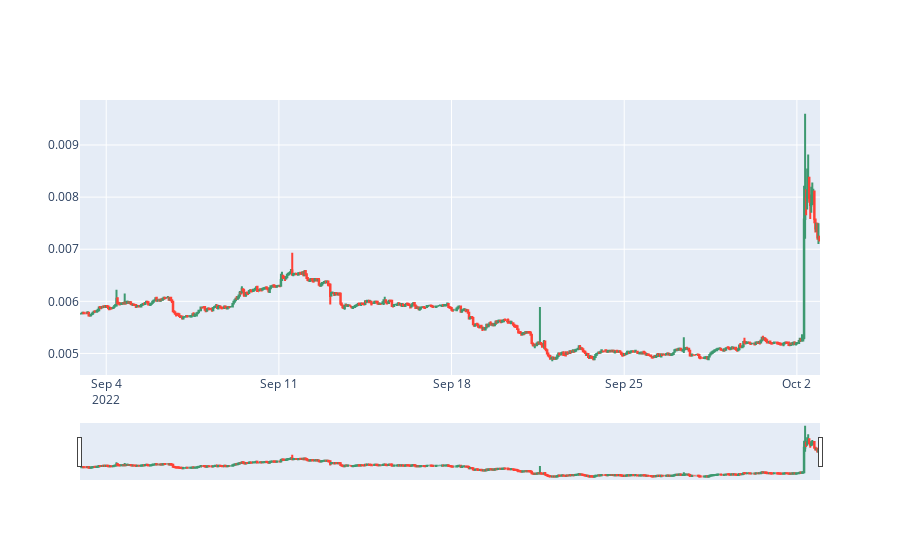

Source (notebook cell):
### Code cell
import plotly.graph_objects as go

import pandas as pd
from datetime import datetime


fig = go.Figure(data=[go.Candlestick(x=coin_df['Open Time'],
                open=coin_df['Open'],
                high=coin_df['High'],
                low=coin_df['Low'],
                close=coin_df['Close'])])

fig.show()

### Figure 1 — Plotly figure (JSON) as saved in the notebook; plotly's stock layout.template omitted (floating-point values rounded to 4 significant figures; data arrays with more than 128 entries replaced by an {"elided": "..."} marker saying what was removed)
{"data": [{"close": {"elided": "720 float values"}, "high": {"elided": "720 float values"}, "low": {"elided": "720 float values"}, "open": {"elided": "720 float values"}, "type": "candlestick", "x": {"elided": "720 str values"}}], "layout": {}}
